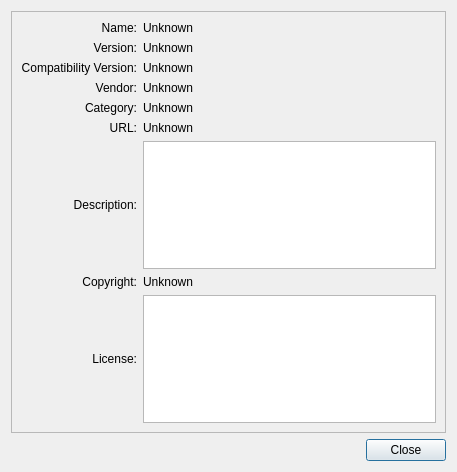
<?xml version="1.0" encoding="UTF-8"?>
<ui version="4.0">
 <class>PluginDetailsDialog</class>
 <widget class="QDialog" name="PluginDetailsDialog">
  <property name="geometry">
   <rect>
    <x>0</x>
    <y>0</y>
    <width>457</width>
    <height>472</height>
   </rect>
  </property>
  <property name="windowTitle">
   <string>Plugin Details</string>
  </property>
  <layout class="QVBoxLayout" name="verticalLayout">
   <item>
    <widget class="QFrame" name="frame">
     <property name="frameShape">
      <enum>QFrame::StyledPanel</enum>
     </property>
     <property name="frameShadow">
      <enum>QFrame::Raised</enum>
     </property>
     <layout class="QGridLayout" name="gridLayout">
      <item row="0" column="0">
       <widget class="QLabel" name="label_Name">
        <property name="text">
         <string>Name:</string>
        </property>
        <property name="alignment">
         <set>Qt::AlignRight|Qt::AlignTrailing|Qt::AlignVCenter</set>
        </property>
       </widget>
      </item>
      <item row="1" column="0">
       <widget class="QLabel" name="label_Version">
        <property name="text">
         <string>Version:</string>
        </property>
        <property name="alignment">
         <set>Qt::AlignRight|Qt::AlignTrailing|Qt::AlignVCenter</set>
        </property>
       </widget>
      </item>
      <item row="2" column="0">
       <widget class="QLabel" name="label_CompatibilityVersion">
        <property name="text">
         <string>Compatibility Version:</string>
        </property>
        <property name="alignment">
         <set>Qt::AlignRight|Qt::AlignTrailing|Qt::AlignVCenter</set>
        </property>
       </widget>
      </item>
      <item row="3" column="0">
       <widget class="QLabel" name="label_Vendor">
        <property name="text">
         <string>Vendor:</string>
        </property>
        <property name="alignment">
         <set>Qt::AlignRight|Qt::AlignTrailing|Qt::AlignVCenter</set>
        </property>
       </widget>
      </item>
      <item row="4" column="0">
       <widget class="QLabel" name="label_Category">
        <property name="text">
         <string>Category:</string>
        </property>
        <property name="alignment">
         <set>Qt::AlignRight|Qt::AlignTrailing|Qt::AlignVCenter</set>
        </property>
       </widget>
      </item>
      <item row="5" column="0">
       <widget class="QLabel" name="label_URL">
        <property name="text">
         <string>URL:</string>
        </property>
        <property name="alignment">
         <set>Qt::AlignRight|Qt::AlignTrailing|Qt::AlignVCenter</set>
        </property>
       </widget>
      </item>
      <item row="9" column="0">
       <widget class="QLabel" name="label_License">
        <property name="text">
         <string>License:</string>
        </property>
        <property name="alignment">
         <set>Qt::AlignRight|Qt::AlignTrailing|Qt::AlignVCenter</set>
        </property>
       </widget>
      </item>
      <item row="0" column="1">
       <widget class="QLabel" name="label_NameValue">
        <property name="text">
         <string>Unknown</string>
        </property>
       </widget>
      </item>
      <item row="1" column="1">
       <widget class="QLabel" name="label_VersionValue">
        <property name="text">
         <string>Unknown</string>
        </property>
       </widget>
      </item>
      <item row="2" column="1">
       <widget class="QLabel" name="label_CompatibilityVersionValue">
        <property name="text">
         <string>Unknown</string>
        </property>
       </widget>
      </item>
      <item row="3" column="1">
       <widget class="QLabel" name="label_VendorValue">
        <property name="text">
         <string>Unknown</string>
        </property>
       </widget>
      </item>
      <item row="4" column="1">
       <widget class="QLabel" name="label_CategoryValue">
        <property name="text">
         <string>Unknown</string>
        </property>
       </widget>
      </item>
      <item row="5" column="1">
       <widget class="QLabel" name="label_URLValue">
        <property name="text">
         <string>Unknown</string>
        </property>
       </widget>
      </item>
      <item row="7" column="0">
       <widget class="QLabel" name="label_Description">
        <property name="text">
         <string>Description:</string>
        </property>
        <property name="alignment">
         <set>Qt::AlignRight|Qt::AlignTrailing|Qt::AlignVCenter</set>
        </property>
       </widget>
      </item>
      <item row="9" column="1">
       <widget class="QTextBrowser" name="textBrowser_License"/>
      </item>
      <item row="8" column="0">
       <widget class="QLabel" name="label_Copyright">
        <property name="text">
         <string>Copyright:</string>
        </property>
        <property name="alignment">
         <set>Qt::AlignRight|Qt::AlignTrailing|Qt::AlignVCenter</set>
        </property>
       </widget>
      </item>
      <item row="8" column="1">
       <widget class="QLabel" name="label_CopyrightValue">
        <property name="text">
         <string>Unknown</string>
        </property>
       </widget>
      </item>
      <item row="7" column="1">
       <widget class="QTextBrowser" name="textBrowser_Description"/>
      </item>
     </layout>
    </widget>
   </item>
   <item>
    <widget class="QDialogButtonBox" name="buttonBox">
     <property name="orientation">
      <enum>Qt::Horizontal</enum>
     </property>
     <property name="standardButtons">
      <set>QDialogButtonBox::Close</set>
     </property>
    </widget>
   </item>
  </layout>
 </widget>
 <resources/>
 <connections>
  <connection>
   <sender>buttonBox</sender>
   <signal>accepted()</signal>
   <receiver>PluginDetailsDialog</receiver>
   <slot>accept()</slot>
   <hints>
    <hint type="sourcelabel">
     <x>248</x>
     <y>254</y>
    </hint>
    <hint type="destinationlabel">
     <x>157</x>
     <y>274</y>
    </hint>
   </hints>
  </connection>
  <connection>
   <sender>buttonBox</sender>
   <signal>rejected()</signal>
   <receiver>PluginDetailsDialog</receiver>
   <slot>reject()</slot>
   <hints>
    <hint type="sourcelabel">
     <x>316</x>
     <y>260</y>
    </hint>
    <hint type="destinationlabel">
     <x>286</x>
     <y>274</y>
    </hint>
   </hints>
  </connection>
 </connections>
</ui>
